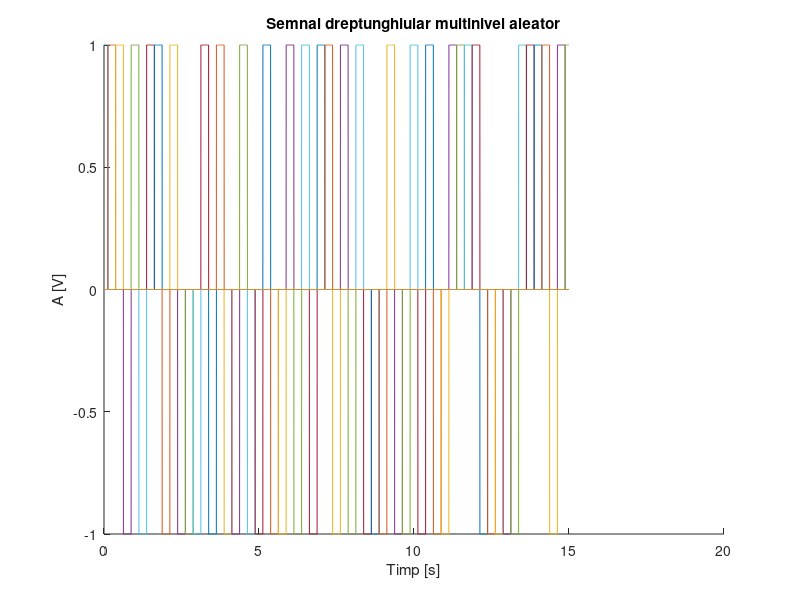
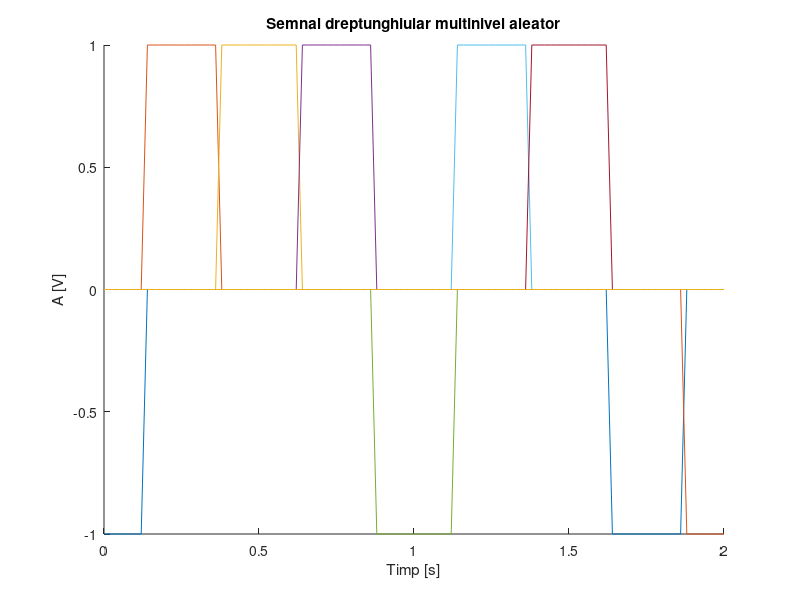
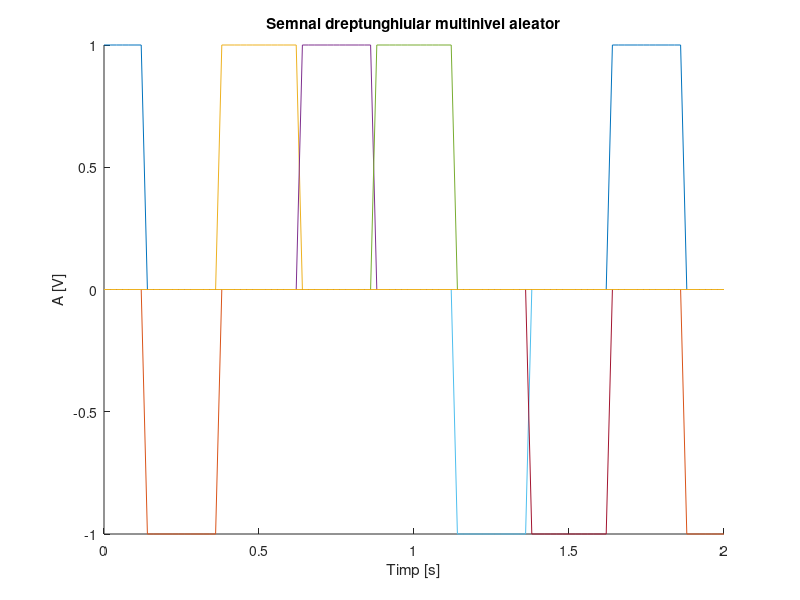

Write the MATLAB code that produced these figures, in order.
%Semnal dreptunghiular multinivel aleator
%Durata fiecarui nivel:0,25s


%) Nivelurile {-1;1}
%Pentru t = 2ms rezolutia temporala

t=0:0.002:15; %0.002 = 2ms = rezolutia temporala
niv = [ -1 1 ]
figure(1);
hold on
title('Semnal dreptunghiular multinivel aleator'),xlabel('Timp [s]'),ylabel('A [V]')
for n=0:0.25:25 %n=initial:pas:final
y = datasample(niv, 1);
%Functia datasample(data,k) returneaza k observatii extrase aleator din matricea/vectorul data.
plot(t, y*rectpuls(t-n, 0.25))
%Functia rectpuls(t,w)genereaza un impuls unitate (A=1) dreptunghiular de durata w centrat in t.
end


%Pentru t = 20ms rezolutia temporala

t=0:0.02:2; %0.02 = 20ms = rezolutia temporala
niv = [ -1 1 ]
figure(2);
hold on
title('Semnal dreptunghiular multinivel aleator'),xlabel('Timp [s]'),ylabel('A [V]')
for n=0:0.25:25 %n=initial:pas:final
y = datasample(niv, 1);
%y = datasample(data,k) returneaza k observatii extrase aleator din matricea/vectorul data.
plot(t, y*rectpuls(t-n, 0.25))
%y = rectpuls(t,w)genereaza un impuls unitate (A=1) dreptunghiular de durata w centrat in t.
end



%Pentru t = 200ms rezolutia temporala

t=0:0.02:2; %0.2 = 200ms = rezolutia temporala
niv = [ -1 1 ]
figure(3);
hold on
title('Semnal dreptunghiular multinivel aleator'),xlabel('Timp [s]'),ylabel('A [V]')
for n=0:0.25:25 %n=initial:pas:final
y = datasample(niv, 1);
%y = datasample(data,k) returneaza k observatii extrase aleator din matricea/vectorul data.
plot(t, y*rectpuls(t-n, 0.25))
%y = rectpuls(t,w)genereaza un impuls unitate (A=1) dreptunghiular de durata w centrat in t.
end